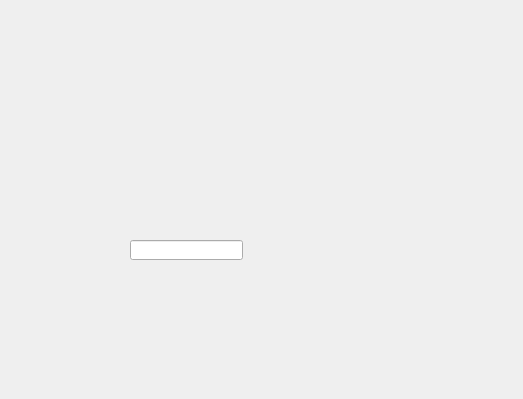
<?xml version="1.0" encoding="UTF-8"?>
<ui version="4.0">
 <class>Form</class>
 <widget class="QWidget" name="Form">
  <property name="geometry">
   <rect>
    <x>0</x>
    <y>0</y>
    <width>523</width>
    <height>399</height>
   </rect>
  </property>
  <property name="windowTitle">
   <string>Form</string>
  </property>
  <widget class="QLineEdit" name="lineEdit">
   <property name="geometry">
    <rect>
     <x>130</x>
     <y>240</y>
     <width>113</width>
     <height>20</height>
    </rect>
   </property>
  </widget>
 </widget>
 <resources/>
 <connections/>
</ui>
